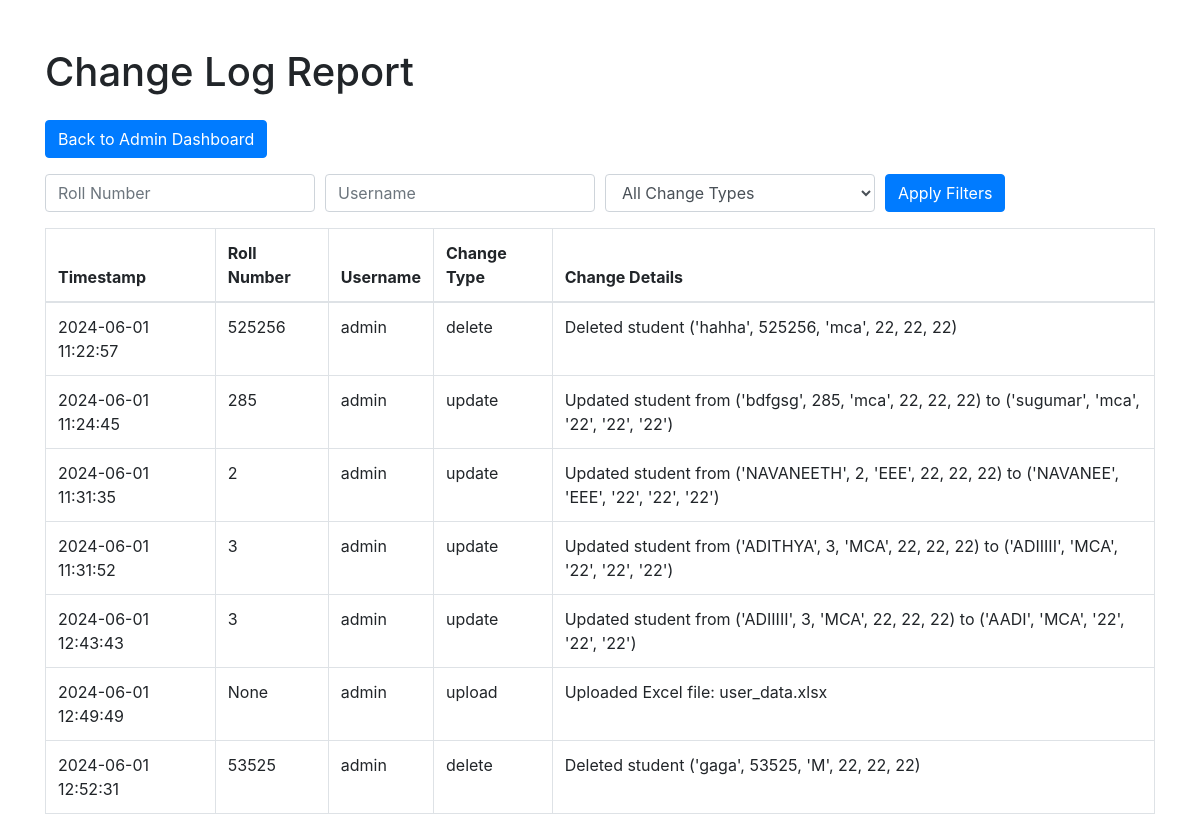
Screenshot of /report with the database file from the repository.
### tables this page shows
CREATE TABLE change_log (
            id INTEGER PRIMARY KEY AUTOINCREMENT,
            roll_number INTEGER,
            username TEXT,
            change_type TEXT,
            change_details TEXT,
            timestamp DATETIME DEFAULT CURRENT_TIMESTAMP
        );

### app.py (the view, shortened to what this page needs)
@app.route('/report', methods=['GET', 'POST'])
def report():
    cursor = conn.cursor()
    query = "SELECT * FROM change_log WHERE 1=1"
    params = []
    cursor.execute(query, params)
    changes = cursor.fetchall()
    return render_template('report.html', changes=changes)

### templates/report.html (shortened to what this page needs)
<!DOCTYPE html>
<html lang="en">
<head>
  <link href="https://stackpath.bootstrapcdn.com/bootstrap/4.5.2/css/bootstrap.min.css" rel="stylesheet">
</head>
<body>
  <div class="container mt-5">
    <h1>Change Log Report</h1>
    <a href="{{ url_for('admin') }}" class="btn btn-primary mt-3">Back to Admin Dashboard</a>
    <form action="{{ url_for('report') }}" method="post" class="mt-3">
      <div class="form-row">
        <div class="col-md-3">
          <input type="text" name="roll_number" class="form-control" placeholder="Roll Number">
        </div>
        <div class="col-md-3">
          <input type="text" name="username" class="form-control" placeholder="Username">
        </div>
        <div class="col-md-3">
          <select name="change_type" class="form-control">
            <option value="">All Change Types</option>
          </select>
        </div>
        <div class="col-md-3">
          <button type="submit" class="btn btn-primary">Apply Filters</button>
        </div>
      </div>
    </form>
    <table class="table table-bordered mt-3">
      <thead>
        <tr>
          <th>Timestamp</th>
          <th>Roll Number</th>
          <th>Username</th>
          <th>Change Type</th>
          <th>Change Details</th>
        </tr>
      </thead>
      <tbody>
        {% for change in changes %}
        <tr>
          <td>{{ change[5] }}</td>
          <td>{{ change[1] }}</td>
          <td>{{ change[2] }}</td>
          <td>{{ change[3] }}</td>
          <td>{{ change[4] }}</td>
        </tr>
        {% endfor %}
      </tbody>
    </table>
  </div>
</body>
</html>

### rows the page displays
change_log: timestamp "2024-06-01 11:22:57", roll_number "525256", username "admin", change_type "delete", change_details "Deleted student ('hahha', 525256, 'mca', 22, 22, 22)"
change_log: timestamp "2024-06-01 11:24:45", roll_number "285", username "admin", change_type "update", change_details "Updated student from ('bdfgsg', 285, 'mca', 22, 22, 22) to ('sugumar', 'mca', '22', '22', '22')"
change_log: timestamp "2024-06-01 11:31:35", roll_number "2", username "admin", change_type "update", change_details "Updated student from ('NAVANEETH', 2, 'EEE', 22, 22, 22) to ('NAVANEE', 'EEE', '22', '22', '22')"
change_log: timestamp "2024-06-01 11:31:52", roll_number "3", username "admin", change_type "update", change_details "Updated student from ('ADITHYA', 3, 'MCA', 22, 22, 22) to ('ADIIIII', 'MCA', '22', '22', '22')"
change_log: timestamp "2024-06-01 12:43:43", roll_number "3", username "admin", change_type "update", change_details "Updated student from ('ADIIIII', 3, 'MCA', 22, 22, 22) to ('AADI', 'MCA', '22', '22', '22')"
change_log: timestamp "2024-06-01 12:49:49", change "None", username "admin", change_type "upload", change_details "Uploaded Excel file: user_data.xlsx"
change_log: timestamp "2024-06-01 12:52:31", roll_number "53525", username "admin", change_type "delete", change_details "Deleted student ('gaga', 53525, 'M', 22, 22, 22)"
